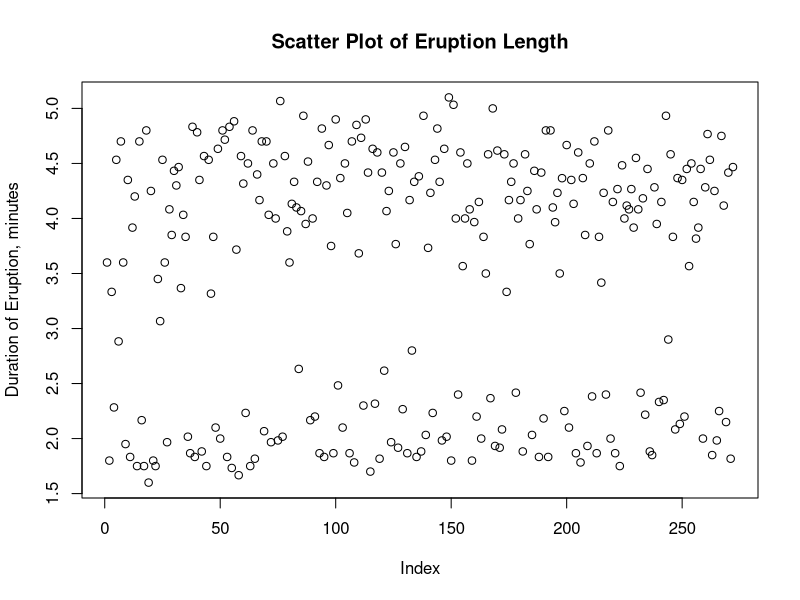
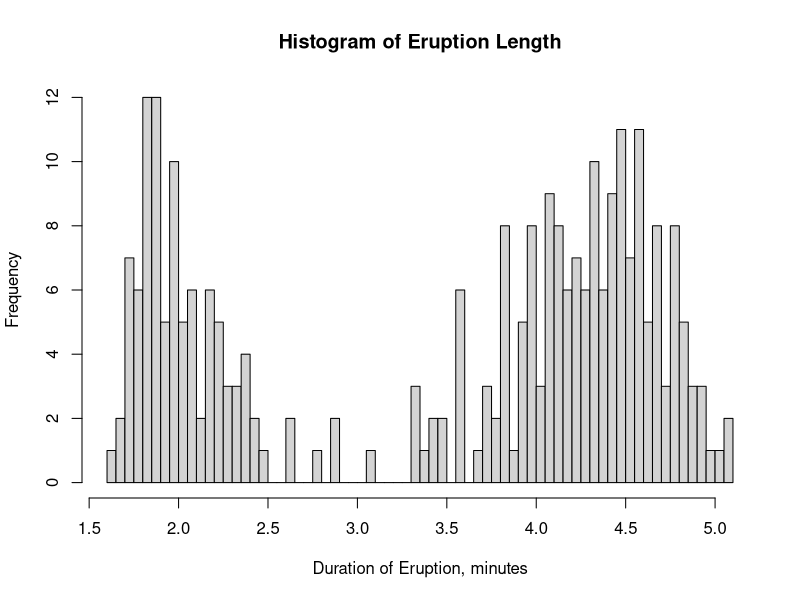
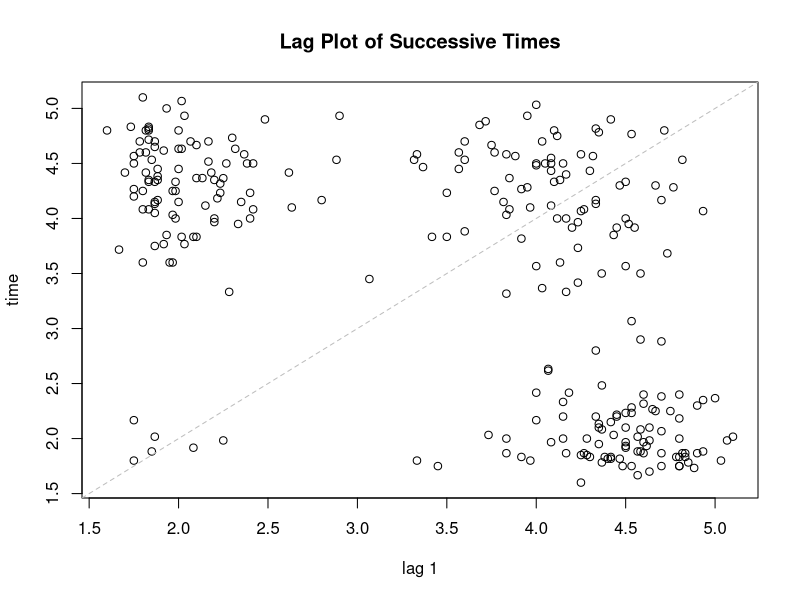
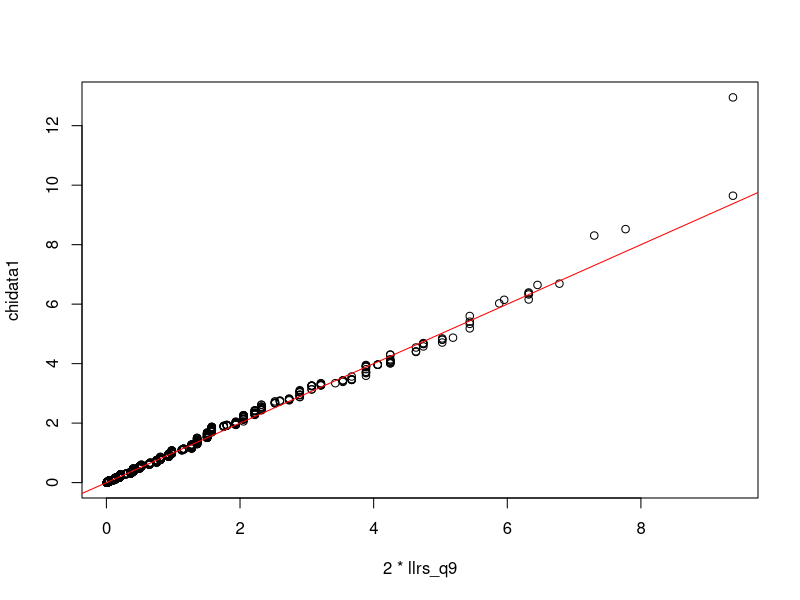
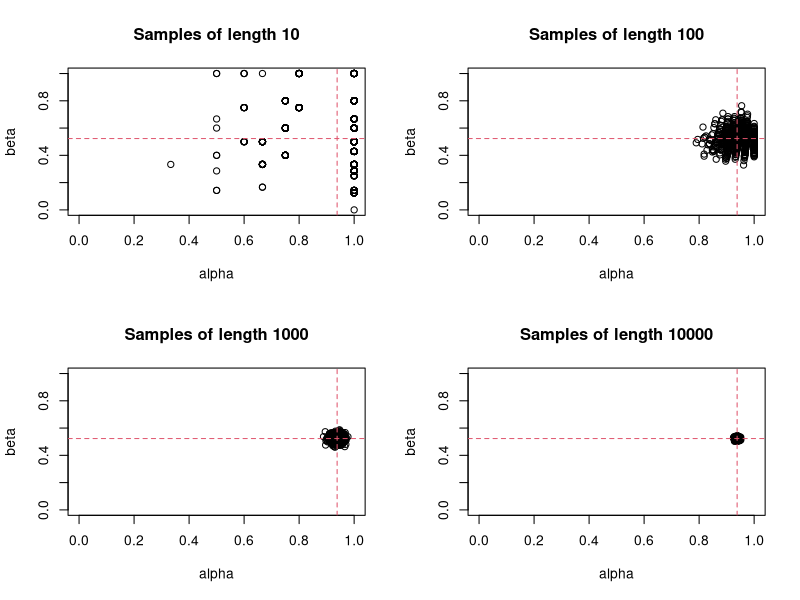
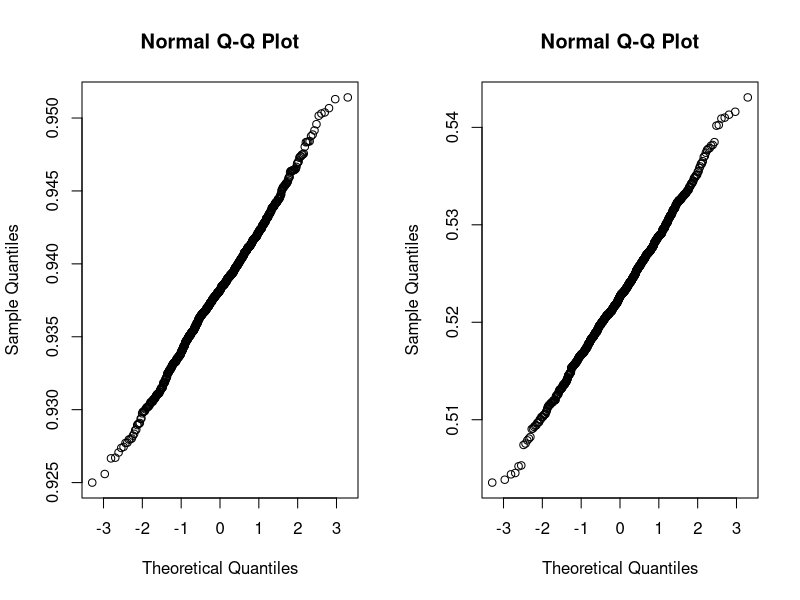
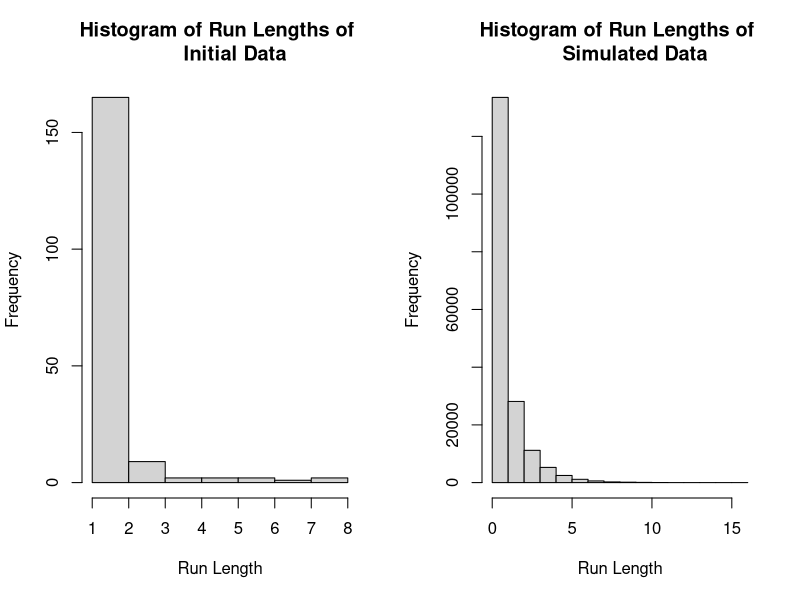

The R source for these figures, in order:
## ---- chunk 1
knitr::opts_chunk$set(echo = TRUE)
## ---- chunk 2
old_faithful <- read.csv('old_faithful.txt',header = TRUE, sep = "")
time <- old_faithful$time
## ---- chunk 3
plot(time, main = 'Scatter Plot of Eruption Length', 
     ylab = 'Duration of Eruption, minutes')

hist(time, breaks=50, main = "Histogram of Eruption Length", 
     xlab = 'Duration of Eruption, minutes')
## ---- chunk 4
lag.plot(time, main = 'Lag Plot of Successive Times', asp = NA)
## ---- chunk 5
state <- c(1:272)*0

for(i in 1:272){
  if(time[i]>3) state[i]=1
}

head(time)
head(state)
## ---- chunk 6
#creating a string of the states
state_string = paste(state,collapse="")

#counting the instances of 0 and 1
library(stringr)
instances = str_count(state_string, c("0","1"))

#calculating proportions
proportions = instances/272

print(paste0("The proportion of long eruptions is: ", proportions[2]))
print(paste0("The proportion of short eruptions is: ", proportions[1]))
## ---- chunk 7
transition_count = str_count(state_string,paste0("(?=",c("00","01","10","11"),")"))

print(paste0("The number of transitions from short to short is: ", transition_count[1]))
print(paste0("The number of transitions from short to long is: ", transition_count[2]))
print(paste0("The number of transitions from long to short is: ", transition_count[3]))
print(paste0("The number of transitions from long to long is: ", transition_count[4]))
## ---- chunk 8
#observed frequencies
nij <- c(6,91,91,83)

#null probabilities:
qij <- c(0.1271761462,0.2294415009,0.2294415009,0.4139408521)

#multinomial probabilities:
pij <- c(6/271,91/271,91/271,83/271)

#initializing likelihoods
Lq = 1
Lp = 1

#calculating form of likelihoods
for (i in 1:4) {
  Lq = Lq*qij[i]^nij[i]
}

for (i in 1:4) {
  Lp = Lp*pij[i]^nij[i]
}

#calculating the log likelihood ratio statistic

llrs = log(Lp) - log(Lq)

print(paste0("The log likelihood ratio statistic for the null and multinomal models is: ",
             llrs))

## ---- chunk 9
#initializing permutations vector
permutations <- c(1:1000)

#creating vector of uniform probabilities
prob = c(1:272)*0+1/272

#creating string of each sample
for (i in 1:1000) {
  permutations[i] = paste(sample(state,size=272,replace=FALSE,prob),collapse="")
}
## ---- chunk 10
#initializing matrix 
instances_q9 = matrix(nrow = 1000, ncol = 4)

#initializing vector for stings of states
permutations_str = c(1:1000)

#counting the number of each pair of states
for (n in 1:1000) {
  for (i in 1:4) {
    instances_q9[n,i] = (str_count(permutations[n],
                                   paste0("(?=",c("00","01","10","11"),")"))[i])
  }
}

#the null probabilities are the same as in Q8
#calculating the multinomial probabilities for each permutations

pij_q9 = instances_q9/271

#calculating null and multinomial likelihood

Lq_q9 = c(1:1000)*0+1

for (n in 1:1000) {
  for (i in 1:4) {
    
    Lq_q9[n] = Lq_q9[n]*qij[i]^instances_q9[n,i]
    
  }
}

Lp_q9 = c(1:1000)*0+1

for (n in 1:1000) {
  for (i in 1:4) {
    
    Lp_q9[n] = Lp_q9[n]*pij_q9[n,i]^instances_q9[n,i]
    
  }
}

#calculating the log likelihood ratio statistics

llrs_q9 = log(Lp_q9) - log(Lq_q9)

## ---- chunk 11
print(paste0("The mean of the 1000 log likelihood ratio statistics obtained above is: ",
             mean(llrs_q9)))
## ---- chunk 12
#generating random chi-squared data with df=1
chidata1 <- rchisq(1000,1)

#creating qqplot
qqplot(2*llrs_q9,chidata1)
abline(0,1,col='red')
## ---- chunk 13
m=10000

#transition matrix
P <- matrix(c(6/97,91/97,91/174,83/174),nrow=2,byrow=TRUE)

#initializing required vectors
x <- c(0,1)
trajectory <- c(1:m)

#setting the intiial state based on uniform distribution
trajectory[1]=sample(x=c(0,1),size=1)

#
for(i in 2:m) {
  trajectory[i] <- sample(x=c(0,1),size=1,prob=P[(trajectory[i-1]+1),],replace=TRUE)
}

## ---- chunk 14
n=10000

#transition matrix
P <- matrix(c(6/97,91/97,91/174,83/174),nrow=2,byrow=TRUE)

#initializing required vectors
x <- c(0,1)
trajectory <- c(1:n)

trajectory[1]=0 #starting in state 0

for(i in 2:n) {
  trajectory[i] <- sample(x=c(0,1),size=1,prob=P[(trajectory[i-1]+1),],replace=TRUE)
}
## ---- chunk 15

#function to make a markov chain
markov_chain <- function(P,initial_dist,m) {
  
  #initialising chain
  chain <- c(1:m) 
  
  #filling in first entry according to initial distribution
  chain[1]=sample(c(1:nrow(P)),size=1,prob=initial_dist) 
  
  #finding chain corresponding to transition matrix
  for(i in 2:m) {
    chain[i] <- sample(c(1:nrow(P)),size=1,prob=P[(chain[i-1]),],replace=TRUE)
  }
  
  #return markov chain
  chain 
}

#function to estimate parameters from a markov chain
ml_est <- function(chain, P) {
  
  #finding number of possible states
  no_of_states = nrow(P) 
  
  no_of_pairs = 2^no_of_states
  
  #initializing pairs vector
  pairs = c(1:no_of_pairs) 
  
  #all possible combinations
  matrix_of_pairs = expand.grid(1:no_of_states, 1:no_of_states) 
  
  #forming strings of each pair
  for (i in 1:no_of_pairs) {
    pairs[i] = paste(matrix_of_pairs[i,],collapse = "")
  } 
  
  #creating string of transition states
  state_string=paste(chain,collapse = "")
  
  #counting number of each transition pair
  pair_counts=str_count(state_string,paste0("(?=",pairs,")"))
  
  #initializing variables
  parameter_estimates = c(1:no_of_pairs)
  total_from_j = 0
  
  #iterating through each possible pair and finding the corresponding probability estimate
  for (j in 1:no_of_states) {
    for (i in 0:(no_of_states-1)) {
      total_from_j = 0
      for (k in 0:(no_of_states-1)) {
        total_from_j = total_from_j+pair_counts[j+k*no_of_states]
      }
      parameter_estimates[j+i*no_of_states] = pair_counts[j+i*no_of_states]/total_from_j #from j to (i+1)th node
    }
  }
  
  #return estimates
  parameter_estimates
}


#overall function to generate parameter estimates for multiple samples

par_est <- function(P,initial_dist,m) {
  
  #initializing reuqired variables
  n_sample = 1000
  #mchains = c(1:n_sample)
  
  #iterating through each sample and finding estimates
  par_est = matrix(nrow=n_sample,ncol=(2^ncol(P)))
  for (i in 1:n_sample) {
    x = markov_chain(P,initial_dist,m)
    #mchains[i] = paste(markov_chain(P,initial_dist,m),collapse="")
    par_est[i,] = ml_est(x,P)
  }
  
  #returning parameter estimates
  par_est
}
## ---- chunk 16
#generating samples anf estimates for different values of m
estimates1 <- par_est(P,c(0.5,0.5),10)
estimates2 <- par_est(P,c(0.5,0.5),100)
estimates3 <- par_est(P,c(0.5,0.5),1000)
estimates4 <- par_est(P,c(0.5,0.5),10000)

#crreating scatter plots
par(mfrow=c(2,2))

plot(estimates1[,3],estimates1[,2],xlim=c(0,1),ylim=c(0,1),xlab="alpha",ylab="beta",
     main="Samples of length 10")
abline(v=91/97,col=2,lty=2)
abline(h=91/174,col=2,lty=2)

plot(estimates2[,3],estimates2[,2],xlim=c(0,1),ylim=c(0,1),xlab="alpha",ylab="beta",
     main="Samples of length 100")
abline(v=91/97,col=2,lty=2)
abline(h=91/174,col=2,lty=2)

plot(estimates3[,3],estimates3[,2],xlim=c(0,1),ylim=c(0,1),xlab="alpha",ylab="beta",
     main="Samples of length 1000")
abline(v=91/97,col=2,lty=2)
abline(h=91/174,col=2,lty=2)

plot(estimates4[,3],estimates4[,2],xlim=c(0,1),ylim=c(0,1),xlab="alpha",ylab="beta",
     main="Samples of length 10000")
abline(v=91/97,col=2,lty=2)
abline(h=91/174,col=2,lty=2)

## ---- chunk 17
par(mfrow=c(1,2))
qqnorm(estimates4[,3])
qqnorm(estimates4[,2])
## ---- chunk 18
simulations <- matrix(nrow=1000,ncol=272)

#generating simulated data
for (i in 1:1000) {
  simulations[i,] = markov_chain(P,c(0.5,0.5),272)
}

#initializing vector
run_lengths <- c(0)

#finding run lengths using rle function and appending them to vector
for (i in 1:1000) {
  run_lengths = append(run_lengths,rle(simulations[i,])$lengths)
}
## ---- chunk 19

run_lengths_initial_data = rle(state)$lengths

par(mfrow=c(1,2))

hist(run_lengths_initial_data, main="Histogram of Run Lengths of 
     Initial Data", 
     xlab="Run Length")
hist(run_lengths, main="Histogram of Run Lengths of 
     Simulated Data", xlab="Run Length")
